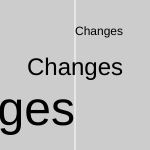
Frame 1 (no input)
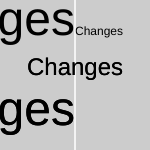
Frame 2 (the mouse pressed at the canvas centre, redrawn once)

The p5.js sketch that drew these frames (run headless with seeded random() and noise() and a simulated clock; the mouse was pressed at the canvas centre and the sketch redrawn once):

// p5.js sketch
// ── sketch.js
let message = "Changes"; 

function setup() {
  createCanvas(150, 150);
  fill(0);
  stroke(255);
  background(204);
}

function draw() {
	stroke(255);
  
  // Draw a line down the middle of the canvas.
  line(width / 2, 0, width / 2, height);

  noStroke();
  text(message, width / 2, 35);

  textAlign(CENTER);
  textSize(24);
  text(message, width / 2, 75);

  textAlign(RIGHT);
  textSize(48);
  text(message, width / 2, 125);

  noLoop();
}
